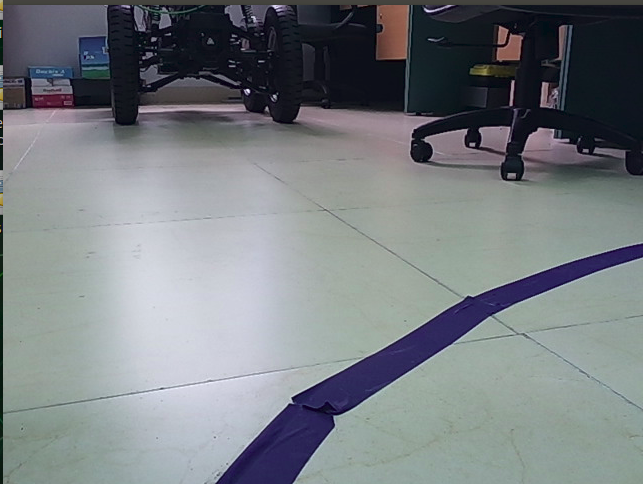
#> input picture actual_img04.jpg, 643 x 484 px
$ python line_detection05_angle.py
#> lines starting #> are read from the running program, lines starting #| are printed output that depends on the picture; after the words box and inside, x2 and y2 are one past the last pixel; in counts of white or black regions, pixels touching at a corner belong together
import cv2
import numpy as np
import math

# Step 1: Read the image
image_path = "actual_img04.jpg"
image = cv2.imread(image_path)
#> image is the input picture: shape (484, 643, 3); mean B, G, R 129.8, 125.8, 120.6

# Step 2: Configure the desired width and height
desired_width = 640  # Set the desired width
desired_height = 480  # Set the desired height
dim = (desired_width, desired_height)

# Resize the image
resized_image = cv2.resize(image, dim, interpolation=cv2.INTER_AREA)

# Step 3: Define ROI
roi = resized_image[150:, 240:480]
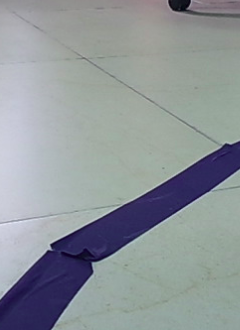
#> roi: shape (330, 240, 3); mean B, G, R 153.5, 149.4, 143

gray = cv2.cvtColor(roi, cv2.COLOR_BGR2GRAY)
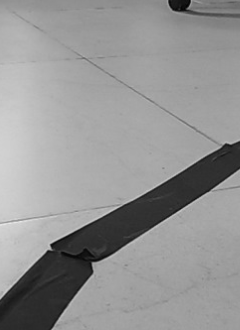
#> gray: shape (330, 240); min 4, max 231, mean 148

# Step 6: Noise reduction (optional, experiment with parameters)
gray = cv2.GaussianBlur(gray, (5, 5), 0)  # Apply Gaussian blur

kernel = np.ones((7, 7), np.uint8)
ed = cv2.erode(gray, kernel, iterations=1)  # Use erosion to remove small noise
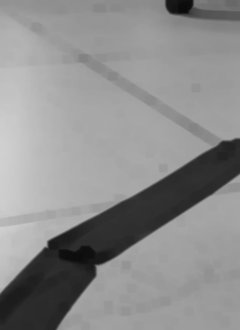
#> ed: shape (330, 240); min 11, max 208, mean 141.1
ed = cv2.dilate(ed, kernel, iterations=1)  # Use dilation to close gaps

edges = cv2.Canny(ed, 50, 150, apertureSize=3)
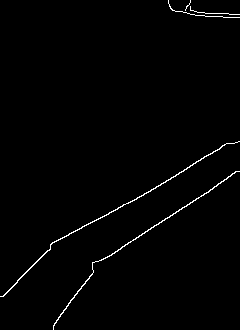
#> edges: shape (330, 240); 1.1% white in thin lines or dots

# Step 7: Hough Line Transform
lines = cv2.HoughLinesP(edges, 1, np.pi / 180, threshold=100, minLineLength=100, maxLineGap=10)
#> lines = [[92, 266, 239, 171], [117, 209, 228, 143]]

# Step 8: Compute the center of the ROI
roi_center_x = roi.shape[1] // 2
#> roi_center_x = 120

# Function to calculate the angle between two lines
def calculate_angle(line):
    x1, y1, x2, y2 = line
    angle = math.degrees(math.atan2(y2 - y1, x2 - x1))
    return angle

# Step 9: Draw lines on the original image (only within the ROI) and compute deviations and angles
if lines is not None:
    for line in lines:
        x1, y1, x2, y2 = line[0]
        # Compute the midpoint of the line
        mid_x = (x1 + x2) // 2
        mid_y = (y1 + y2) // 2
        # Calculate the deviation from the center of the ROI
        deviation = mid_x - roi_center_x
        # Calculate the angle of the detected line
        angle = calculate_angle((x1, y1, x2, y2))
        # Calculate the angle difference from the vertical reference line (90 degrees)
        angle_diff = abs(90 - abs(angle))
        # Draw the line on the resized image
        cv2.line(resized_image, (x1 + 240, y1 + 150), (x2 + 240, y2 + 150), (0, 255, 0), 2)
        # Draw the midpoint and the deviation line
        cv2.circle(resized_image, (mid_x + 240, mid_y + 150), 5, (255, 0, 0), -1)
        cv2.line(resized_image, (roi_center_x + 240, mid_y + 150), (mid_x + 240, mid_y + 150), (0, 0, 255), 1)
        # Display the angle difference
        # Display the angle difference with black text
        cv2.putText(resized_image, f"Angle: {angle_diff:.2f}", (mid_x + 240, mid_y + 140), cv2.FONT_HERSHEY_SIMPLEX, 0.5, (0, 0, 0), 1)
#> this loop made 2 passes
#> (mid_x, mid_y, deviation, angle) on passes 1 to 2: (165, 218, 45, -32.87), (172, 176, 52, -30.74)
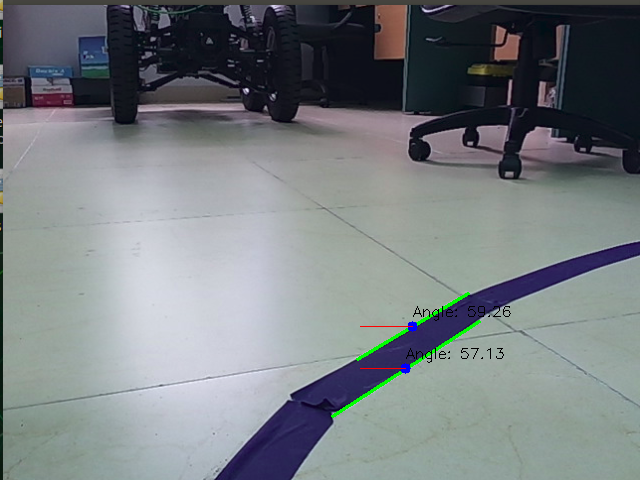
#> resized_image: shape (480, 640, 3); mean B, G, R 129.2, 126, 120.1


# Draw the center line of the ROI
cv2.line(resized_image, (roi_center_x + 240, 150), (roi_center_x + 240, 150 + roi.shape[0]), (255, 255, 0), 2)
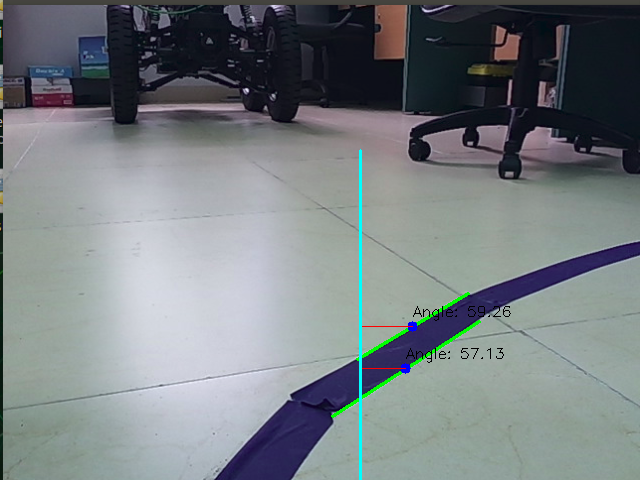
#> resized_image: shape (480, 640, 3); 0.32% of pixels changed, all inside (x1, y1, x2, y2) = (359, 149, 362, 480)

# Step 10: Display the result
cv2.imshow("Detected Lines and Angles", resized_image)
cv2.waitKey(0)
cv2.destroyAllWindows()

$ run again, with actual_img01.jpg copied over actual_img04.jpg
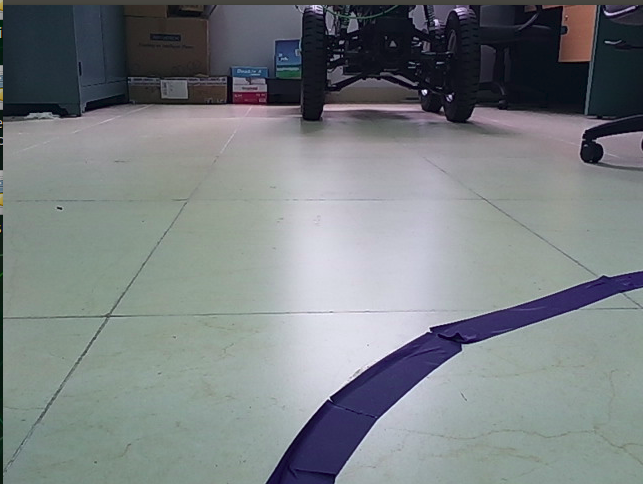
#> input picture actual_img01.jpg, 643 x 484 px
#> image is the input picture: shape (484, 643, 3); mean B, G, R 130, 127.4, 121.7
#> `edges = cv2.Canny(ed, 50, 150, apertureSize=3)`:
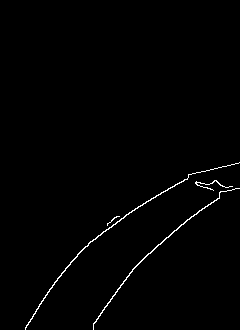
#> edges: shape (330, 240); 0.94% white in thin lines or dots, all inside (x1, y1, x2, y2) = (25, 162, 240, 330)
#> lines = None
#> `cv2.line(resized_image, (roi_center_x + 240, 150), (roi_center_x + 240..`:
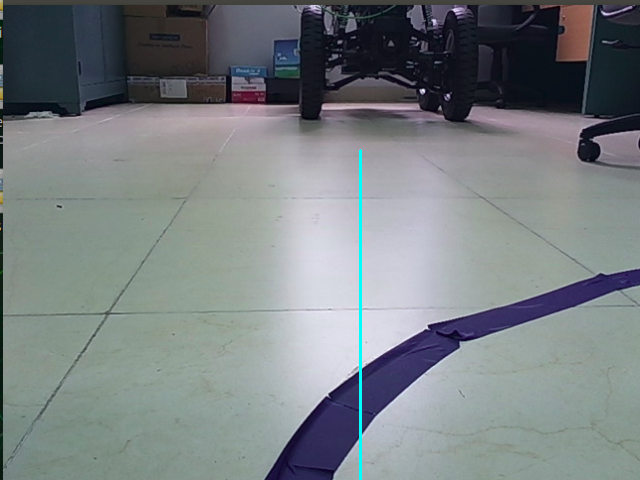
#> resized_image: shape (480, 640, 3); mean B, G, R 130.2, 127.7, 121.2

$ run again, with actual_img02.jpg copied over actual_img04.jpg
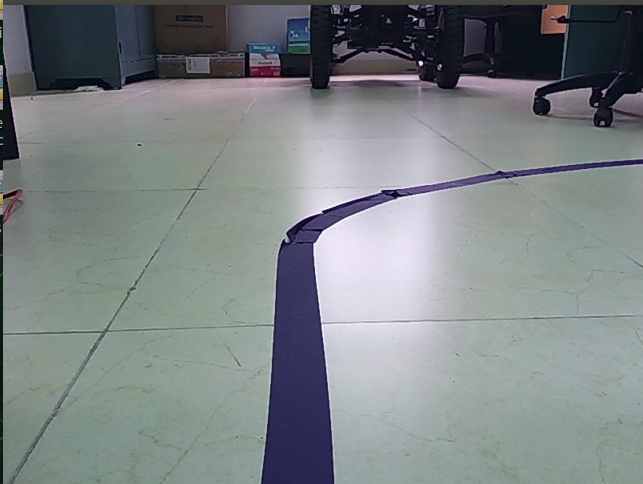
#> input picture actual_img02.jpg, 643 x 484 px
#> image is the input picture: shape (484, 643, 3); mean B, G, R 133.1, 131.6, 125
#> `edges = cv2.Canny(ed, 50, 150, apertureSize=3)`:
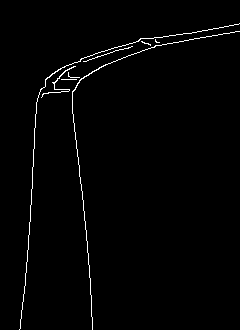
#> edges: shape (330, 240); 1.4% white in thin lines or dots, all inside (x1, y1, x2, y2) = (19, 23, 240, 330)
#> lines = [[74, 123, 89, 265], [29, 234, 36, 102]]
#> the loop `for line in lines:` made 2 passes
#> (mid_x, mid_y, deviation, angle) on passes 1 to 2: (81, 194, -39, 83.97), (32, 168, -88, -86.96)
#> `cv2.line(resized_image, (roi_center_x + 240, 150), (roi_center_x + 240..`:
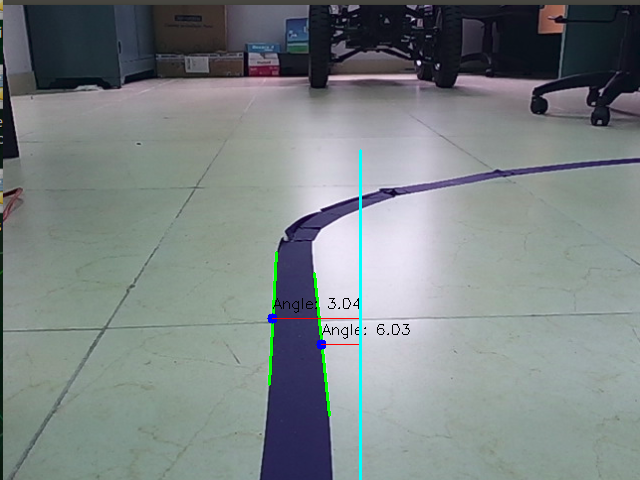
#> resized_image: shape (480, 640, 3); mean B, G, R 132.7, 131.8, 123.8
